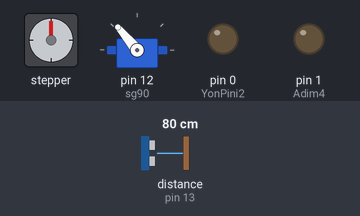
Bench run of a sketch on a simulated Arduino Uno, built with avr-gcc and run on an emulated ATmega328P. On the bench: stepper motor, servo, output pins drawn as LEDs (lit = HIGH). Wiring (inferred from the names in the program): ultrasonic range finder: trigger pin 15; echo pin 13; stepper motor (2048 steps per turn assumed): coils pin 2, pin 4, pin 3, pin 5. The test bench sets the inputs (shaded band); at power-on: distance to the obstacle (sensor on pin 13) 80 cm. The echo pulse lasts 58.3 µs per cm; pins used as bus, display or sensor lines are not drawn.

Above: at 6.2 s.
6.3 s: distance to the obstacle (sensor on pin 13) set to 4 cm
At 7.8 s:
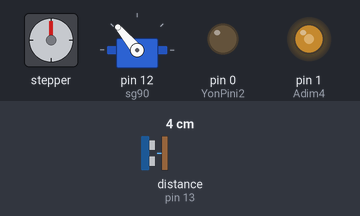
9.3 s: distance to the obstacle (sensor on pin 13) set to 18 cm
12.3 s: distance to the obstacle (sensor on pin 13) set to 23 cm
At 14.1 s:
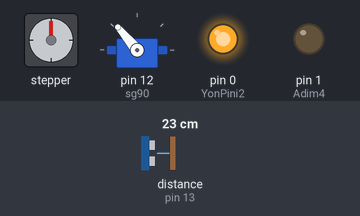
At 17.1 s:
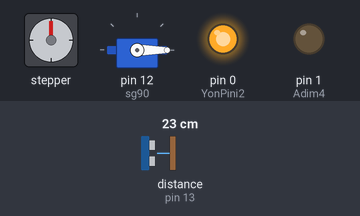
Timing chart, 0 to 25.0 s (numbered marks = the images above; inputs shaded):
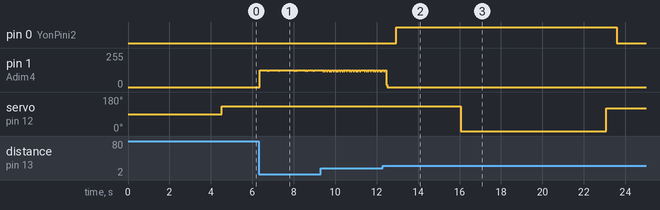

The sketch:

ToplamKod.ino
```cpp
//ServoMotorTanımlamaları
#include <Servo.h>
Servo sg90;


//StepMotorTanımlamaları
const int YonPini1 = 5;
const int Adim1 = 16;

const int YonPini2 = 0;
const int Adim2 = 4;

const int YonPini3 = 2;
const int Adim3 = 14;

const int YonPini4 = 3;
const int Adim4 = 1;


//UltrasonikSensörTanımlamaları
unsigned int sure,mesafe;
int echo=13;
int trig=15;


void setup()
{
  //StepMotorTanımlamaları
  pinMode(Adim1, OUTPUT);
  pinMode(YonPini1, OUTPUT);

  pinMode(Adim2, OUTPUT);
  pinMode(YonPini2, OUTPUT);

  pinMode(Adim3, OUTPUT);
  pinMode(YonPini3, OUTPUT);

  pinMode(Adim4, OUTPUT);
  pinMode(YonPini4, OUTPUT);

  //ServoMotorTanımlamaları
  sg90.attach(12);

  //UltrasonikSensörTanımlamaları
  pinMode(echo,INPUT);
  pinMode(trig,OUTPUT);
  //Serial.begin(9600);

  delay(1000);
  Motor1Yukari(5);
  delay(500);
  Motor3Geri(5);
  delay(500);
  Motor2Sol(10);
  delay(500);
  Servo0();
  delay(500);
}

void loop()
{
  Ultrasonik();
  if(mesafe < 5)
  {
    while(mesafe < 20)
    {
      Ultrasonik();
      BandMotoru(1);
    }
    delay(500);

    Motor2Sag(6);
    delay(500);

    Motor1Asagi(7);
    delay(500);

    Motor3Ileri(3.5);
    delay(500);

    ServoKapa();
    delay(500);

    Motor3Geri(1);
    delay(500);

    Motor1Yukari(1);
    delay(500);

    Motor1Yukari(7);
    delay(500);

    Motor3Geri(5);
    delay(500);

    Motor2Sag(14);
    delay(500);

    Motor3Geri(1);
    delay(500);

    Motor1Asagi(1);
    delay(500);

    ServoAc();
    delay(500);

    Motor2Sol(20);
    delay(500);

    Motor3Ileri(3.5);
    delay(500);
  }
}

void Ultrasonik()
{
  digitalWrite(trig,HIGH);
  delayMicroseconds(20);
  digitalWrite(trig,LOW);
  sure=pulseIn(echo,HIGH);
  mesafe=(sure/2)/29.1;
  //Serial.println(mesafe);
  delay(1);
  //Serial.println(mesafe);
}

//StepMotorTanımlamaları
void BandMotoru(int adim)
{
  digitalWrite(YonPini4, HIGH);

  for(int x = 0; x < 500 * adim; x++)
  {
     digitalWrite(Adim4, HIGH);
     delayMicroseconds(100);
     digitalWrite(Adim4, LOW);
     delayMicroseconds(100);
  }
}

void Motor2Sol(int adim)
{
  digitalWrite(YonPini2, LOW);

  for(int x = 0; x < 100 * adim; x++)
  {
     digitalWrite(Adim2, HIGH);
     delayMicroseconds(500);
     digitalWrite(Adim2, LOW);
     delayMicroseconds(500);
  }
}

void Motor2Sag(int adim)
{
  digitalWrite(YonPini2, HIGH);

  for(int x = 0; x < 100 * adim; x++)
  {
     digitalWrite(Adim2, HIGH);
     delayMicroseconds(500);
     digitalWrite(Adim2, LOW);
     delayMicroseconds(500);
  }
}

void Motor1Yukari(float adim)
{
  digitalWrite(YonPini1, LOW); //sola

  for(int x = 0; x < 100 * adim; x++)
  {
     digitalWrite(Adim1, HIGH);
     delayMicroseconds(500);
     digitalWrite(Adim1, LOW);
     delayMicroseconds(500);
  }
}

void Motor1Asagi(float adim)
{
  digitalWrite(YonPini1, HIGH); //sola

  for(int x = 0; x < 100 * adim; x++)
  {
     digitalWrite(Adim1, HIGH);
     delayMicroseconds(500);
     digitalWrite(Adim1, LOW);
     delayMicroseconds(500);
  }
}

void Motor3Ileri(int adim)
{
  digitalWrite(YonPini3, LOW); //sola

  for(int x = 0; x < 100 * adim; x++)
  {
     digitalWrite(Adim3, HIGH);
     delayMicroseconds(500);
     digitalWrite(Adim3, LOW);
     delayMicroseconds(500);
  }
}

void Motor3Geri(int adim)
{
  digitalWrite(YonPini3, HIGH); //sola

  for(int x = 0; x < 100 * adim; x++)
  {
     digitalWrite(Adim3, HIGH);
     delayMicroseconds(500);
     digitalWrite(Adim3, LOW);
     delayMicroseconds(500);
  }
}

void ServoKapa()
{
  sg90.write(0);
}

void ServoAc()
{
  sg90.write(120);
}

void Servo0()
{
  sg90.write(130);
}
```

Measured:
- the behaviour switches between 20 and 21 cm on distance to the obstacle (sensor on pin 13) (found by bisection; images 1 and 2)
- after the input at 12.3 s, pin 0 (YonPini2): LOW → HIGH after 0.64 s, → LOW 10.6 s later; servo on pin 12 (sg90): 130° → 0° after 3.8 s, → 120° 7.0 s later
